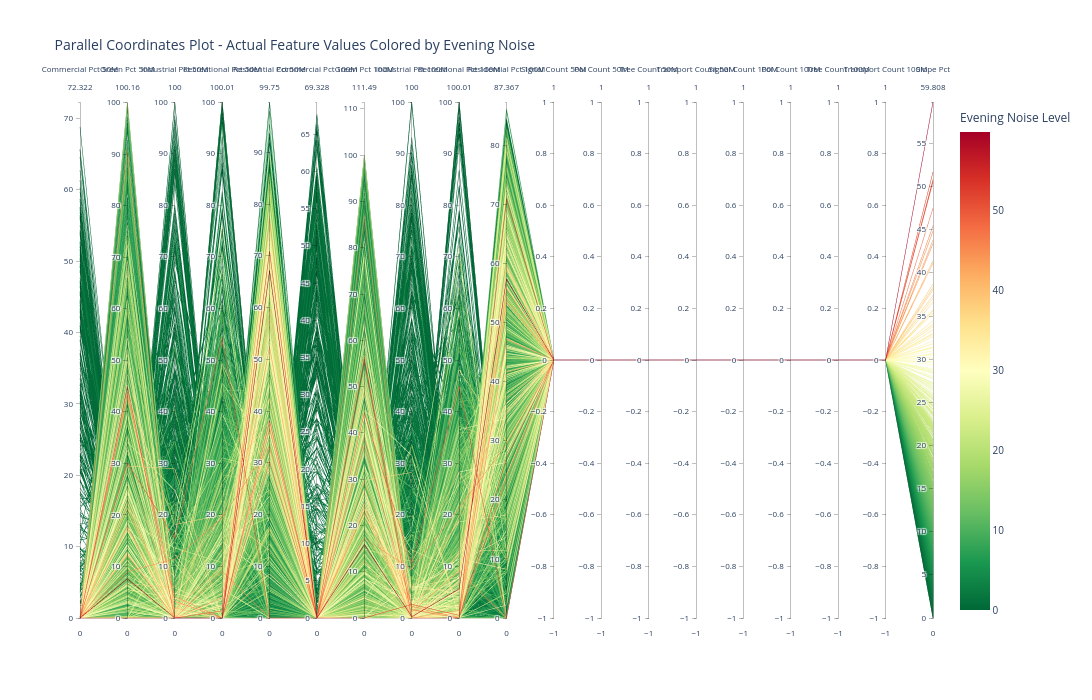

Here is the notebook cell this chart was saved with:
### Markdown cell above
### Evening Noise

### Code cell
# Create parallel coordinates plot for evening noise
fig_evening = px.parallel_coordinates(
    dataset,
    dimensions=[col for col in numeric_cols],
    color='noise_evening' if 'noise_evening' in numeric_cols else numeric_cols[-1],
    color_continuous_scale='RdYlGn_r',
    labels={col: col.replace('_', ' ').title() for col in numeric_cols},
    title='Parallel Coordinates Plot - Actual Feature Values Colored by Evening Noise',
    height=700,
    width=1400
)

fig_evening.update_layout(
    font=dict(size=10),
    coloraxis_colorbar=dict(title="Evening Noise Level")
)

fig_evening.show()

### Figure 1 — Plotly figure (JSON) as saved in the notebook; plotly's stock layout.template omitted (floating-point values rounded to 4 significant figures; data arrays with more than 128 entries replaced by an {"elided": "..."} marker saying what was removed)
{"data": [{"dimensions": [{"label": "Commercial Pct 50M", "values": {"elided": "15115 float values"}}, {"label": "Green Pct 50M", "values": {"elided": "15115 float values"}}, {"label": "Industrial Pct 50M", "values": {"elided": "15115 float values"}}, {"label": "Recreational Pct 50M", "values": {"elided": "15115 float values"}}, {"label": "Residential Pct 50M", "values": {"elided": "15115 float values"}}, {"label": "Commercial Pct 100M", "values": {"elided": "15115 float values"}}, {"label": "Green Pct 100M", "values": {"elided": "15115 float values"}}, {"label": "Industrial Pct 100M", "values": {"elided": "15115 float values"}}, {"label": "Recreational Pct 100M", "values": {"elided": "15115 float values"}}, {"label": "Residential Pct 100M", "values": {"elided": "15115 float values"}}, {"label": "Signal Count 50M", "values": {"elided": "15115 float values"}}, {"label": "Poi Count 50M", "values": {"elided": "15115 float values"}}, {"label": "Tree Count 50M", "values": {"elided": "15115 float values"}}, {"label": "Transport Count 50M", "values": {"elided": "15115 float values"}}, {"label": "Signal Count 100M", "values": {"elided": "15115 float values"}}, {"label": "Poi Count 100M", "values": {"elided": "15115 float values"}}, {"label": "Tree Count 100M", "values": {"elided": "15115 float values"}}, {"label": "Transport Count 100M", "values": {"elided": "15115 float values"}}, {"label": "Slope Pct", "values": {"elided": "15115 float values"}}], "domain": {"x": [0, 1], "y": [0, 1]}, "line": {"color": {"elided": "15115 float values"}, "coloraxis": "coloraxis"}, "name": "", "type": "parcoords"}], "layout": {"coloraxis": {"colorbar": {"title": {"text": "Evening Noise Level"}}, "colorscale": [[0, "rgb(0,104,55)"], [0.1, "rgb(26,152,80)"], [0.2, "rgb(102,189,99)"], [0.3, "rgb(166,217,106)"], [0.4, "rgb(217,239,139)"], [0.5, "rgb(255,255,191)"], [0.6, "rgb(254,224,139)"], [0.7, "rgb(253,174,97)"], [0.8, "rgb(244,109,67)"], [0.9, "rgb(215,48,39)"], [1, "rgb(165,0,38)"]]}, "font": {"size": 10}, "height": 700, "legend": {"tracegroupgap": 0}, "title": {"text": "Parallel Coordinates Plot - Actual Feature Values Colored by Evening Noise"}, "width": 1400}}
